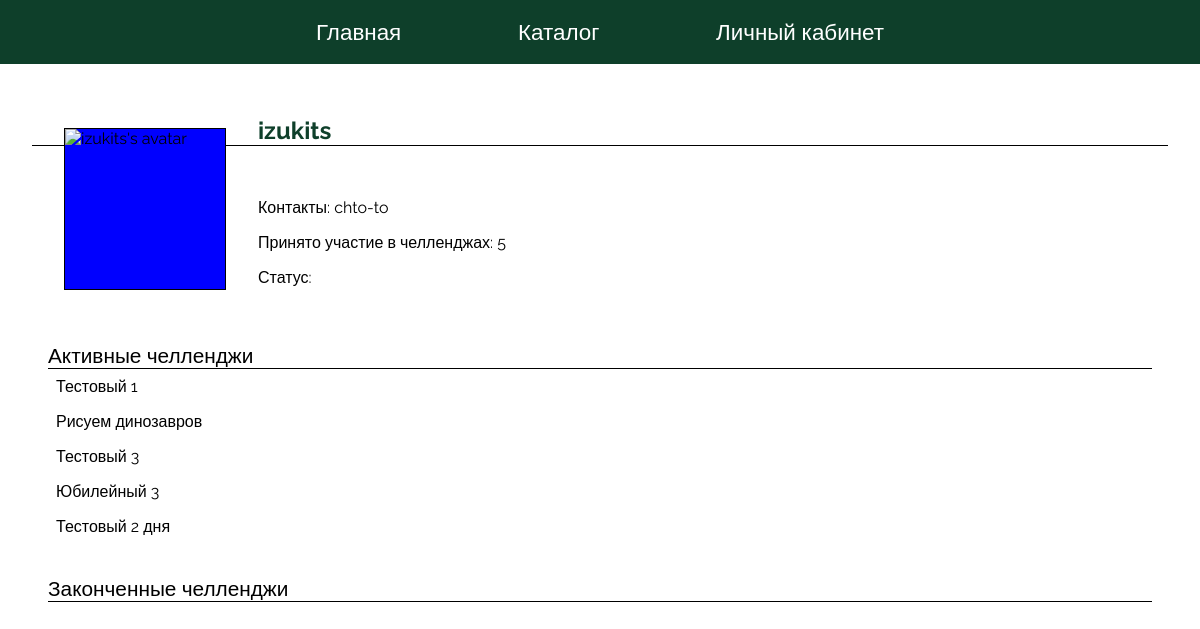
The page /profile/user1/ (signed in) on the database its author committed.
### artfreedom/apps/main/models.py (models this page shows, shortened)
class User_data(models.Model):
    user = models.OneToOneField(User, on_delete=models.CASCADE)
    status = models.CharField("статус пользователя", max_length=500, blank=True)
    contacts = models.CharField("контакты пользователя", max_length=200)
    avatar = models.CharField("Аватар", blank=True, max_length=2500, default="", null=True)

class Challenge_article(models.Model):
    article_title = models.CharField("название челленджа", max_length=200)
    article_description = models.TextField("описание челленджа")
    pub_date = models.DateTimeField("дата публикации")
    start_date = models.DateTimeField("дата начала", default=datetime.now())
    recruitment_time = models.IntegerField("время челледжа (в днях)")  # in days
    avatar = models.CharField("Аватар", blank=True, max_length=2500, default="", null=True)
    participants = models.ManyToManyField(User_data, through="Challenge_to_User")
    def __str__(self):
        return self.article_title
    def is_challenge_active(self):
        is_finished = (timezone.now() - self.start_date).days >= self.recruitment_time
        return not is_finished
    class Meta:
        verbose_name = "Челлендж"
        verbose_name_plural = "Челленджи"

### artfreedom/apps/userprofile/views.py (the view)
# urls.py: path("user<int:userid>/", views.profile, name="profile"),
def profile(request, userid):
    args = {}
    if userid == request.user.id:
        return HttpResponseRedirect("/profile/")
    usr = User.objects.get(id=userid)
    userdata = User_data.objects.get(user=usr)
    args["username"] = usr.username
    args['status'] = userdata.status
    args['contacts'] = userdata.contacts
    args['col_challenges'] = userdata.challenge_to_user_set.count()
    args['challenges'] = get_challenges_set(userdata)
    if userdata.avatar != "":
        args['avatar_url'] = userdata.avatar
    args['ismyprofile'] = request.user.id == userid
    return render(request, "userprofile/profile.html", args)

### artfreedom/apps/userprofile/views.py (called while the page is built)
def get_challenges_set(userdata):
        chs = userdata.challenge_to_user_set.all()
        res = []
        for c in chs:
            res.append({
            "challenge":c.challenge,
            "active":c.challenge.is_challenge_active()
            })
        return res

### artfreedom/templates/userprofile/profile.html (shortened to what this page needs)
{% extends 'base.html' %}
{% load static %}
{% block styles %}
<link rel="stylesheet" href="{% static 'css/profile.css' %}">
<link rel="stylesheet" href="{% static 'css/text.css' %}">
{% endblock %}
{% block main_content %}
{% if username %}
<main class="profile">
    <div class="avatar">
        <img src="{% if avatar_url %}
            {{ avatar_url }}
        {% else %}
            https://cs8.pikabu.ru/post_img/big/2017/12/13/9/1513180484168587318.jpg
        {% endif %}
        " alt="{{username}}'s avatar">
    </div>
    <header>
        <h2 class="heading2">{{username}}</h2>
    </header>
    <section >
        <p>Контакты: {{ contacts }}</p>
        <p>Принято участие в челленджах: {{col_challenges}}</p>
        <p>Статус: {{ status }}</p>
    </section>
    <figure class="challenges_gallary clearfix">
        <figcaption>Активные челленджи</figcaption>
        {% for ch in  challenges%}
        {% if ch.active %}
        <a href='{% url 'challenge' ch.challenge.id %}'>{{ch.challenge}}</a>
        {% endif %}
        {% endfor %}
    </figure>
    <figure class="challenges_gallary clearfix">
        <figcaption>Законченные челленджи</figcaption>
    </figure>
{% endif %}
{% endblock %}

### artfreedom/static/css/base.css (style rules this page uses)
body { padding: 0; margin: 0; font-family: 'Raleway', sans-serif; }

### artfreedom/static/css/profile.css (style rules this page uses)
.clearfix { clear: both; }
div.avatar { width: 10rem; height: 10rem; background-color: blue; float: left; margin: 2rem; border: 1px black solid; }
div.avatar > img { height: 100%; width: 100%; object-fit: cover; }
main.profile { display: block; padding: 2rem; white-space: normal; }
main > section { padding: 1rem; }
main > section, main > header { display: block; margin: 0.5rem 0; }
.img_gallary > figcaption, .challenges_gallary > figcaption { font-size: 1.3rem; margin: 0; border-bottom: 1px black solid; }
.challenges_gallary { margin: 0; padding: 1rem; }
.challenges_gallary > a { padding: 0.5rem; display: block; text-decoration: none; color: black; }

### artfreedom/static/css/text.css (style rules this page uses)
main { display: flex; align-items: flex-start; }
h2.heading2 { color:rgb(14, 63, 42); border-bottom: 1px black solid; }

### rows shown on the page
User_data: contacts "chto-to"
Challenge_article: challenge "Тестовый 1"
Challenge_article: challenge "Рисуем динозавров"
Challenge_article: challenge "Тестовый 3"
Challenge_article: challenge "Юбилейный 3"
Challenge_article: challenge "Тестовый 2 дня"

### other values the page prints
{{ username }} "izukits"
{{ col_challenges }} "5"
